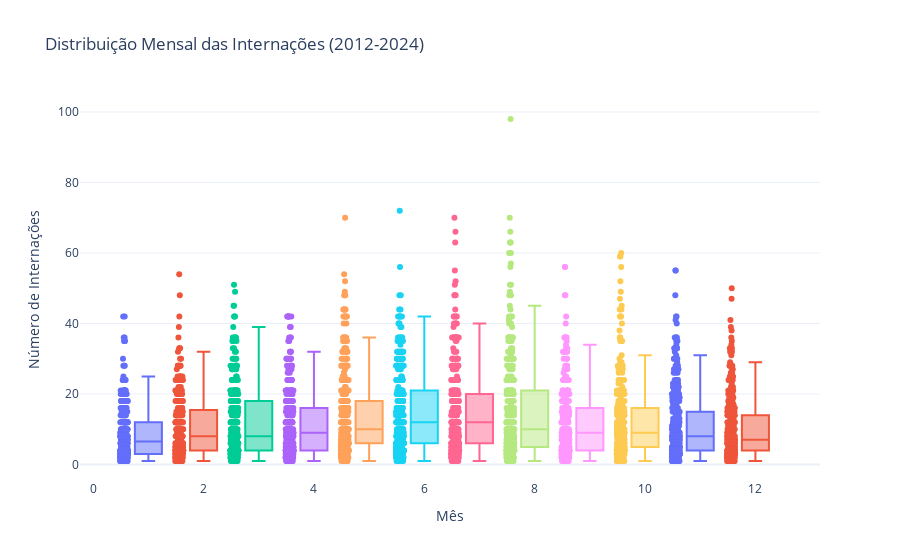

Notebook code for this chart:
### Code cell
#@title 4. Boxplot  por Mês
fig = px.box(df_sus_internacoes, x='mes', y='num_internacoes',
             color='mes',
             title='Distribuição Mensal das Internações (2012-2024)',
             labels={'num_internacoes': 'Número de Internações', 'mes': 'Mês'},
             template='plotly_white')

# Pontos para outliers
fig.update_traces(boxpoints='all', jitter=0.3, pointpos=-1.8)
fig.update_layout(showlegend=False)

fig.show()

### Figure 1 — Plotly figure (JSON) as saved in the notebook; plotly's stock layout.template omitted (floating-point values rounded to 4 significant figures; data arrays with more than 128 entries replaced by an {"elided": "..."} marker saying what was removed)
{"data": [{"alignmentgroup": "True", "boxpoints": "all", "hovertemplate": "Mês=%{x}<br>Número de Internações=%{y}<extra></extra>", "jitter": 0.3, "legendgroup": "1", "marker": {"color": "#636efa"}, "name": "1", "notched": false, "offsetgroup": "1", "orientation": "v", "pointpos": -1.8, "showlegend": true, "type": "box", "x": {"elided": "360 int values"}, "x0": " ", "xaxis": "x", "y": {"elided": "360 int values"}, "y0": " ", "yaxis": "y"}, {"alignmentgroup": "True", "boxpoints": "all", "hovertemplate": "Mês=%{x}<br>Número de Internações=%{y}<extra></extra>", "jitter": 0.3, "legendgroup": "2", "marker": {"color": "#EF553B"}, "name": "2", "notched": false, "offsetgroup": "2", "orientation": "v", "pointpos": -1.8, "showlegend": true, "type": "box", "x": {"elided": "328 int values"}, "x0": " ", "xaxis": "x", "y": {"elided": "328 int values"}, "y0": " ", "yaxis": "y"}, {"alignmentgroup": "True", "boxpoints": "all", "hovertemplate": "Mês=%{x}<br>Número de Internações=%{y}<extra></extra>", "jitter": 0.3, "legendgroup": "3", "marker": {"color": "#00cc96"}, "name": "3", "notched": false, "offsetgroup": "3", "orientation": "v", "pointpos": -1.8, "showlegend": true, "type": "box", "x": {"elided": "383 int values"}, "x0": " ", "xaxis": "x", "y": {"elided": "383 int values"}, "y0": " ", "yaxis": "y"}, {"alignmentgroup": "True", "boxpoints": "all", "hovertemplate": "Mês=%{x}<br>Número de Internações=%{y}<extra></extra>", "jitter": 0.3, "legendgroup": "4", "marker": {"color": "#ab63fa"}, "name": "4", "notched": false, "offsetgroup": "4", "orientation": "v", "pointpos": -1.8, "showlegend": true, "type": "box", "x": {"elided": "370 int values"}, "x0": " ", "xaxis": "x", "y": {"elided": "370 int values"}, "y0": " ", "yaxis": "y"}, {"alignmentgroup": "True", "boxpoints": "all", "hovertemplate": "Mês=%{x}<br>Número de Internações=%{y}<extra></extra>", "jitter": 0.3, "legendgroup": "5", "marker": {"color": "#FFA15A"}, "name": "5", "notched": false, "offsetgroup": "5", "orientation": "v", "pointpos": -1.8, "showlegend": true, "type": "box", "x": {"elided": "387 int values"}, "x0": " ", "xaxis": "x", "y": {"elided": "387 int values"}, "y0": " ", "yaxis": "y"}, {"alignmentgroup": "True", "boxpoints": "all", "hovertemplate": "Mês=%{x}<br>Número de Internações=%{y}<extra></extra>", "jitter": 0.3, "legendgroup": "6", "marker": {"color": "#19d3f3"}, "name": "6", "notched": false, "offsetgroup": "6", "orientation": "v", "pointpos": -1.8, "showlegend": true, "type": "box", "x": {"elided": "378 int values"}, "x0": " ", "xaxis": "x", "y": {"elided": "378 int values"}, "y0": " ", "yaxis": "y"}, {"alignmentgroup": "True", "boxpoints": "all", "hovertemplate": "Mês=%{x}<br>Número de Internações=%{y}<extra></extra>", "jitter": 0.3, "legendgroup": "7", "marker": {"color": "#FF6692"}, "name": "7", "notched": false, "offsetgroup": "7", "orientation": "v", "pointpos": -1.8, "showlegend": true, "type": "box", "x": {"elided": "386 int values"}, "x0": " ", "xaxis": "x", "y": {"elided": "386 int values"}, "y0": " ", "yaxis": "y"}, {"alignmentgroup": "True", "boxpoints": "all", "hovertemplate": "Mês=%{x}<br>Número de Internações=%{y}<extra></extra>", "jitter": 0.3, "legendgroup": "8", "marker": {"color": "#B6E880"}, "name": "8", "notched": false, "offsetgroup": "8", "orientation": "v", "pointpos": -1.8, "showlegend": true, "type": "box", "x": {"elided": "393 int values"}, "x0": " ", "xaxis": "x", "y": {"elided": "393 int values"}, "y0": " ", "yaxis": "y"}, {"alignmentgroup": "True", "boxpoints": "all", "hovertemplate": "Mês=%{x}<br>Número de Internações=%{y}<extra></extra>", "jitter": 0.3, "legendgroup": "9", "marker": {"color": "#FF97FF"}, "name": "9", "notched": false, "offsetgroup": "9", "orientation": "v", "pointpos": -1.8, "showlegend": true, "type": "box", "x": {"elided": "368 int values"}, "x0": " ", "xaxis": "x", "y": {"elided": "368 int values"}, "y0": " ", "yaxis": "y"}, {"alignmentgroup": "True", "boxpoints": "all", "hovertemplate": "Mês=%{x}<br>Número de Internações=%{y}<extra></extra>", "jitter": 0.3, "legendgroup": "10", "marker": {"color": "#FECB52"}, "name": "10", "notched": false, "offsetgroup": "10", "orientation": "v", "pointpos": -1.8, "showlegend": true, "type": "box", "x": {"elided": "382 int values"}, "x0": " ", "xaxis": "x", "y": {"elided": "382 int values"}, "y0": " ", "yaxis": "y"}, {"alignmentgroup": "True", "boxpoints": "all", "hovertemplate": "Mês=%{x}<br>Número de Internações=%{y}<extra></extra>", "jitter": 0.3, "legendgroup": "11", "marker": {"color": "#636efa"}, "name": "11", "notched": false, "offsetgroup": "11", "orientation": "v", "pointpos": -1.8, "showlegend": true, "type": "box", "x": {"elided": "367 int values"}, "x0": " ", "xaxis": "x", "y": {"elided": "367 int values"}, "y0": " ", "yaxis": "y"}, {"alignmentgroup": "True", "boxpoints": "all", "hovertemplate": "Mês=%{x}<br>Número de Internações=%{y}<extra></extra>", "jitter": 0.3, "legendgroup": "12", "marker": {"color": "#EF553B"}, "name": "12", "notched": false, "offsetgroup": "12", "orientation": "v", "pointpos": -1.8, "showlegend": true, "type": "box", "x": {"elided": "361 int values"}, "x0": " ", "xaxis": "x", "y": {"elided": "361 int values"}, "y0": " ", "yaxis": "y"}], "layout": {"boxmode": "overlay", "legend": {"title": {"text": "Mês"}, "tracegroupgap": 0}, "showlegend": false, "title": {"text": "Distribuição Mensal das Internações (2012-2024)"}, "xaxis": {"anchor": "y", "categoryarray": [1, 2, 3, 4, 5, 6, 7, 8, 9, 10, 11, 12], "categoryorder": "array", "domain": [0, 1], "title": {"text": "Mês"}}, "yaxis": {"anchor": "x", "domain": [0, 1], "title": {"text": "Número de Internações"}}}}
